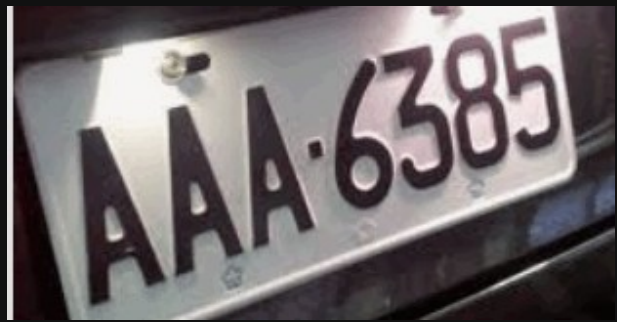
#> input picture test05.png, 617 x 322 px
$ python Check03.py
#> lines starting #> are read from the running program, lines starting #| are printed output that depends on the picture; after the words box and inside, x2 and y2 are one past the last pixel; in counts of white or black regions, pixels touching at a corner belong together
import cv2
import imutils
import numpy as np
import pytesseract

# 手動指定 tesseract.exe 路徑
pytesseract.pytesseract.tesseract_cmd = r"C:\Program Files\Tesseract-OCR\tesseract.exe"

# 讀取圖片並調整大小
img = cv2.imread('test05.png', cv2.IMREAD_COLOR)
#> img is the input picture: shape (322, 617, 3); mean B, G, R 109.7, 108.2, 114.7
img = cv2.resize(img, (600, 400))
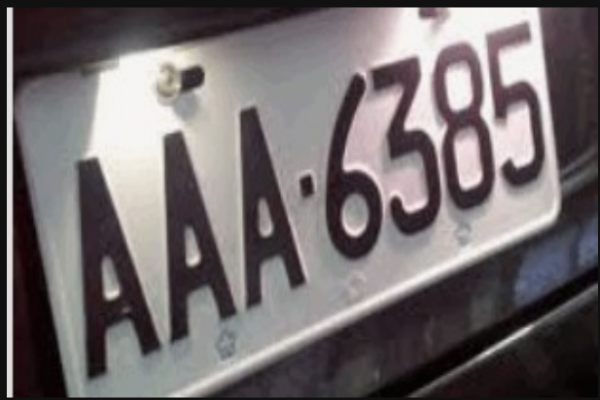
#> img: shape (400, 600, 3); mean B, G, R 109.6, 108.1, 114.6

# 轉為灰階
gray = cv2.cvtColor(img, cv2.COLOR_BGR2GRAY)

# 使用雙邊濾波進行去噪
gray = cv2.bilateralFilter(gray, 13, 15, 15)

# 二值化處理，增強對比度
_, thresh = cv2.threshold(gray, 0, 255, cv2.THRESH_BINARY + cv2.THRESH_OTSU)
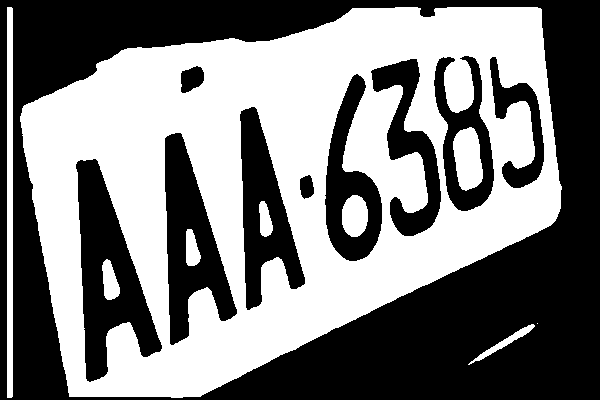
#> thresh: shape (400, 600); 49.6% white; 9 white regions (1 under 20 px), largest, box (x1, y1, x2, y2) and area: (20, 7, 562, 398) 112601, (7, 7, 13, 398) 2344, (453, 127, 483, 191) 1451

# 邊緣檢測
edged = cv2.Canny(thresh, 30, 200)
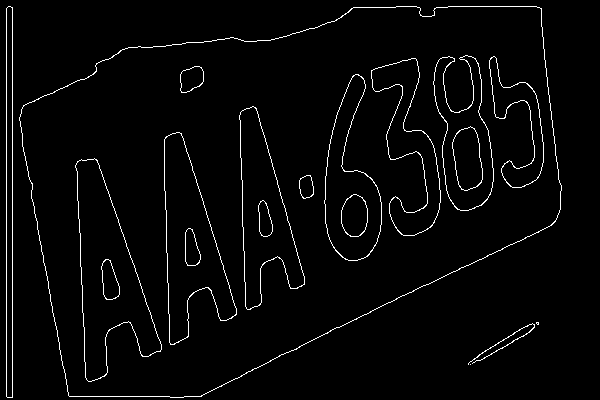
#> edged: shape (400, 600); 2.8% white in thin lines or dots

# 找出輪廓
contours = cv2.findContours(edged.copy(), cv2.RETR_TREE, cv2.CHAIN_APPROX_SIMPLE)
#> contours = 36 contours, 3 with area under 20; largest, box (x1, y1, x2, y2) and area: (19, 6, 562, 398) 155214, (19, 6, 562, 398) 155164, (75, 158, 162, 382) 9378, (75, 158, 162, 382) 9366, (164, 132, 237, 345) 7813
contours = imutils.grab_contours(contours)
contours = sorted(contours, key=cv2.contourArea, reverse=True)[:10]
#> contours = 10 contours; largest, box (x1, y1, x2, y2) and area: (19, 6, 562, 398) 155214, (19, 6, 562, 398) 155164, (75, 158, 162, 382) 9378, (75, 158, 162, 382) 9366, (164, 132, 237, 345) 7813

screenCnt = None

# 檢測車牌輪廓
for c in contours:
    peri = cv2.arcLength(c, True)
    approx = cv2.approxPolyDP(c, 0.018 * peri, True)
    if len(approx) == 4:  # 如果找到四邊形輪廓
        screenCnt = approx
        break
#> this loop made 10 passes
#> peri on passes 1 to 10: 1683.2, 1682, 618.4, 616.7, 573.6, 571.2, 544, 542.2, 464.5, 462.2

# 如果找到輪廓，畫出輪廓框
if screenCnt is not None:
    cv2.drawContours(img, [screenCnt], -1, (0, 0, 255), 3)
else:
    print("No contour detected")
    screenCnt = None

# 創建遮罩並提取車牌區域
mask = np.zeros(gray.shape, np.uint8)
if screenCnt is not None:  # 改為檢查是否為 None
    cv2.drawContours(mask, [screenCnt], 0, 255, -1)
    new_image = cv2.bitwise_and(img, img, mask=mask)

    (x, y) = np.where(mask == 255)
    (topx, topy) = (np.min(x), np.min(y))
    (bottomx, bottomy) = (np.max(x), np.max(y))

    # 截取車牌區域
    Cropped = gray[topx:bottomx + 1, topy:bottomy + 1]

    # 使用 tesseract 辨識車牌號碼
    text = pytesseract.image_to_string(Cropped, config='--psm 11')
    print("Detected License Plate Number is:", text)
else:
    print("No license plate detected.")

# 顯示結果
img = cv2.resize(img, (500, 300))
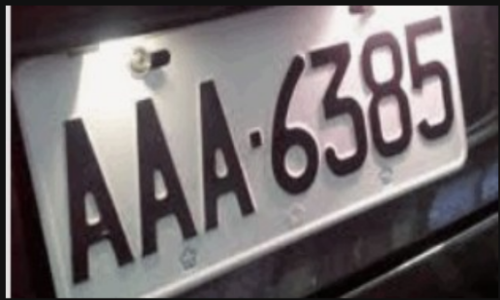
#> img: shape (300, 500, 3); mean B, G, R 109.6, 108, 114.5
if screenCnt is not None:  # 檢查是否有車牌區域
    Cropped = cv2.resize(Cropped, (400, 200))

cv2.imshow('Car Image', img)
if screenCnt is not None:
    cv2.imshow('Cropped Plate', Cropped)

cv2.waitKey(0)
cv2.destroyAllWindows()

$ run again, with test04.png copied over test05.png
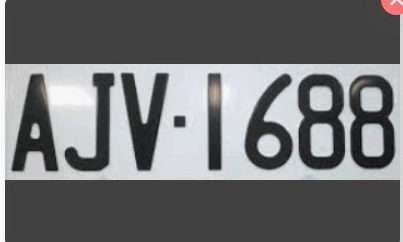
#> input picture test04.png, 403 x 242 px
#> img is the input picture: shape (242, 403, 3); mean B, G, R 113.5, 112.3, 111.2
#> `_, thresh = cv2.threshold(gray, 0, 255, cv2.THRESH_BINARY + cv2.THRESH..`:
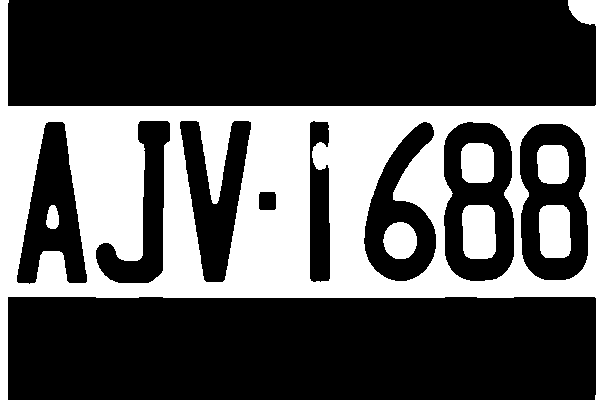
#> thresh: shape (400, 600); 33.1% white; 7 white regions, largest, box (x1, y1, x2, y2) and area: (0, 0, 600, 400) 72657, (462, 205, 496, 259) 1690, (539, 205, 571, 258) 1564
#> edged: shape (400, 600); 2.3% white in thin lines or dots
#> `contours = cv2.findContours(edged.copy(), cv2.RETR_TREE, cv2.CHAIN_APP..`: contours = 31 contours, 5 with area under 20; largest, box (x1, y1, x2, y2) and area: (443, 121, 514, 281) 9830, (443, 121, 514, 281) 9794, (519, 123, 588, 280) 9322, (519, 123, 588, 280) 9286, (363, 121, 436, 281) 6503
#> `contours = sorted(contours, key=cv2.contourArea, reverse=True)[:10]`: contours = 10 contours; largest, box (x1, y1, x2, y2) and area: (443, 121, 514, 281) 9830, (443, 121, 514, 281) 9794, (519, 123, 588, 280) 9322, (519, 123, 588, 280) 9286, (363, 121, 436, 281) 6503
#> the loop `for c in contours:` made 10 passes
#> peri on passes 1 to 8: 430.5, 428.1, 419.4, 417.1, 445.6, 442.7, 482.9, 481.1
#> `img = cv2.resize(img, (500, 300))`:
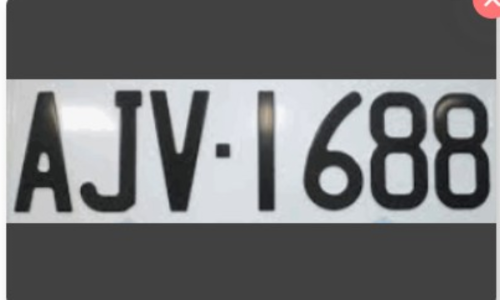
#> img: shape (300, 500, 3); mean B, G, R 113.5, 112.2, 111.2
